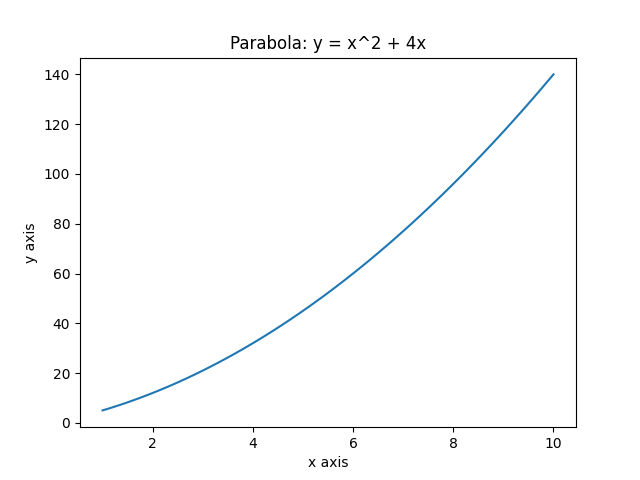

Reproduce this figure in Python.
import matplotlib.pyplot as plt
import numpy as np
import math

x = np.linspace(1,10,100)
y = x**2 + 4*x

plt.plot(x, y)
plt.title("Parabola: y = x^2 + 4x")
plt.xlabel("x axis")
plt.ylabel("y axis")
plt.savefig('parabola.png')
plt.show()
